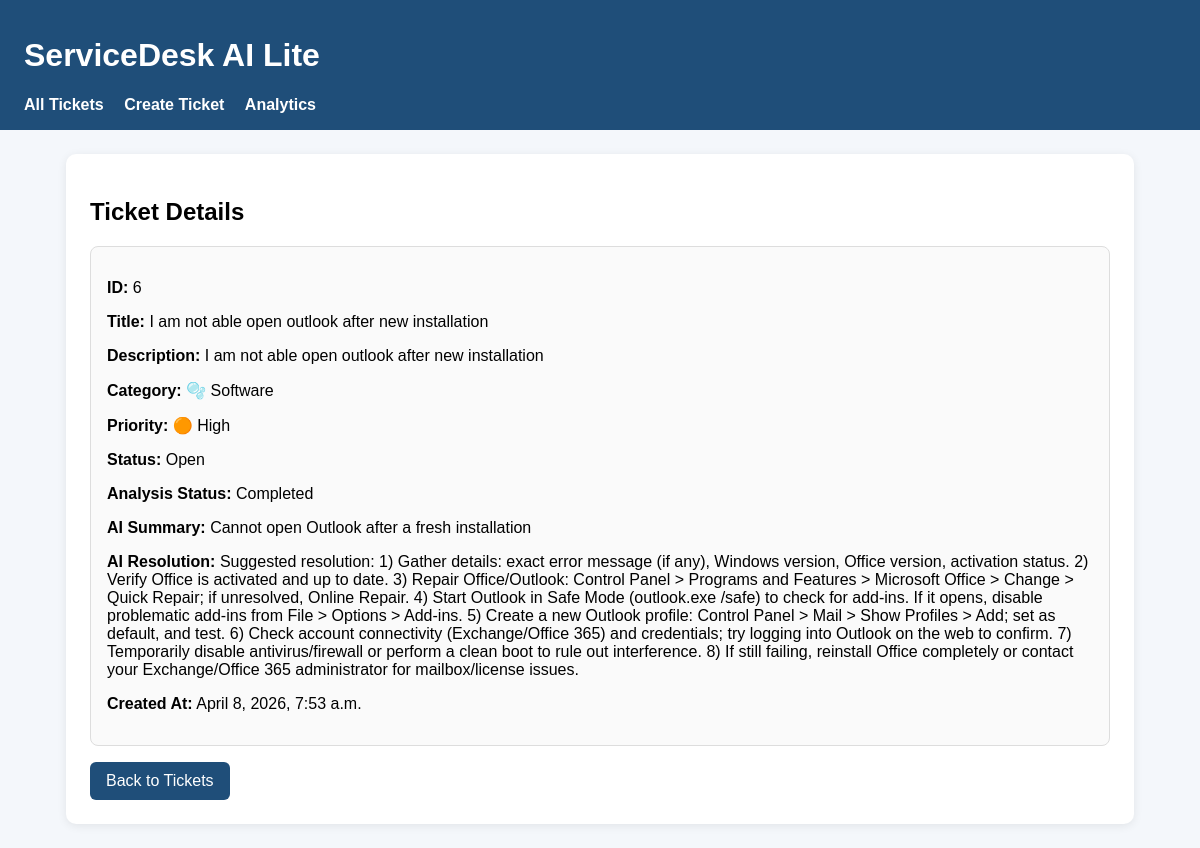
/tickets/6/, run on the app's committed database.
### tickets/models.py (models this page shows, shortened)
class Ticket(models.Model):
    CATEGORY_CHOICES = [
        ("Network", "Network"),
        ("Software", "Software"),
        ("Hardware", "Hardware"),
        ("Access", "Access"),
        ("Email", "Email"),
        ("Security", "Security"),
        ("Other", "Other"),
    ]
    PRIORITY_CHOICES = [
        ("Low", "Low"),
        ("Medium", "Medium"),
        ("High", "High"),
        ("Critical", "Critical"),
    ]
    STATUS_CHOICES = [
        ("Open", "Open"),
        ("In Progress", "In Progress"),
        ("Resolved", "Resolved"),
        ("Closed", "Closed"),
    ]
    ANALYSIS_STATUS_CHOICES = [
        ("Pending", "Pending"),
        ("Completed", "Completed"),
        ("Failed", "Failed"),
    ]
    title = models.CharField(max_length=200)
    description = models.TextField()
    category = models.CharField(
        max_length=50,
        choices=CATEGORY_CHOICES,
        default="Other"
    )
    priority = models.CharField(
        max_length=20,
        choices=PRIORITY_CHOICES,
        default="Medium"
    )
    status = models.CharField(
        max_length=20,
        choices=STATUS_CHOICES,
        default="Open"
    )
    analysis_status = models.CharField(
        max_length=20,
        choices=ANALYSIS_STATUS_CHOICES,
        default="Pending"
    )
    ai_summary = models.TextField(blank=True)
    ai_resolution = models.TextField(blank=True)
    created_at = models.DateTimeField(auto_now_add=True)
    updated_at = models.DateTimeField(auto_now=True)

### tickets/views.py (the view)
# urls.py: path("<int:ticket_id>/", views.ticket_detail, name="ticket_detail"),
def ticket_detail(request, ticket_id):
    ticket = get_object_or_404(Ticket, id=ticket_id)
    return render(request, "tickets/ticket_detail.html", {"ticket": ticket})

### tickets/templates/tickets/ticket_detail.html
{% extends "tickets/base.html" %}
{% block content %}
<h2>Ticket Details</h2>
<div class="card">
    <p><span class="label">ID:</span> {{ ticket.id }}</p>
    <p><span class="label">Title:</span> {{ ticket.title }}</p>
    <p><span class="label">Description:</span> {{ ticket.description }}</p>
    <p><span class="label">Category:</span> {{ ticket.category }}</p>
    <p><span class="label">Priority:</span> {{ ticket.priority }}</p>
    <p><span class="label">Status:</span> {{ ticket.status }}</p>
    <p><span class="label">Analysis Status:</span> {{ ticket.analysis_status }}</p>
    <p><span class="label">AI Summary:</span> {{ ticket.ai_summary|default:"Not generated yet" }}</p>
    <p><span class="label">AI Resolution:</span> {{ ticket.ai_resolution|default:"Not generated yet" }}</p>
    <p><span class="label">Created At:</span> {{ ticket.created_at }}</p>
</div>
<a href="{% url 'ticket_list' %}" class="btn">Back to Tickets</a>
{% endblock %}

### tickets/templates/tickets/base.html (style rules this page uses)
body { font-family: Arial, sans-serif; margin: 0; padding: 0; background: #f4f7fb; }
.btn { display: inline-block; padding: 10px 16px; background: #1f4e79; color: white; text-decoration: none; border-radius: 6px; border: none; cursor: pointer; }
.card { border: 1px solid #ddd; border-radius: 8px; padding: 16px; margin-bottom: 16px; background: #fafafa; }
.label { font-weight: bold; }

### data on the page
Ticket: id "6", title "I am not able open outlook after new installation", description "I am not able open outlook after new installation", category "🫧 Software", priority "🟠 High", status "Open", analysis_status "Completed", ai_summary "Cannot open Outlook after a fresh installation", ai_resolution "Suggested resolution: 1) Gather details: exact error message (if any), Windows version, Office version, activation status. 2) Verify Office is activated and up to date. 3) Repair Office/Outlook: Control Panel > Programs and Features > Microsoft Office > Change > Quick Repair; if unresolved, Online Repair. 4) Start Outlook in Safe Mode (outlook.exe /safe) to check for add-ins. If it opens, disable problematic add-ins from File > Options > Add-ins. 5) Create a new Outlook profile: Control Panel > Mail > Show Profiles > Add; set as default, and test. 6) Check account connectivity (Exchange/Office 365) and credentials; try logging into Outlook on the web to confirm. 7) Temporarily disable…", created_at "April 8, 2026, 7:53 a.m."
